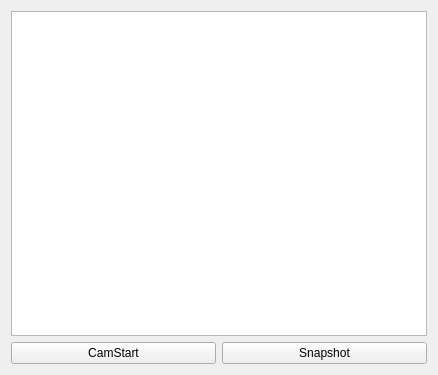
<?xml version="1.0" encoding="UTF-8"?>
<ui version="4.0">
 <class>Tab6WebCamera</class>
 <widget class="QWidget" name="Tab6WebCamera">
  <property name="geometry">
   <rect>
    <x>0</x>
    <y>0</y>
    <width>438</width>
    <height>375</height>
   </rect>
  </property>
  <property name="windowTitle">
   <string>Form</string>
  </property>
  <layout class="QVBoxLayout" name="verticalLayout_2">
   <item>
    <layout class="QVBoxLayout" name="verticalLayout" stretch="9,1">
     <item>
      <widget class="QGraphicsView" name="pGPView"/>
     </item>
     <item>
      <layout class="QHBoxLayout" name="horizontalLayout">
       <item>
        <widget class="QPushButton" name="pPBCamStart">
         <property name="text">
          <string>CamStart</string>
         </property>
         <property name="checkable">
          <bool>true</bool>
         </property>
        </widget>
       </item>
       <item>
        <widget class="QPushButton" name="pPBSnapshot">
         <property name="text">
          <string>Snapshot</string>
         </property>
        </widget>
       </item>
      </layout>
     </item>
    </layout>
   </item>
  </layout>
 </widget>
 <resources/>
 <connections/>
</ui>
